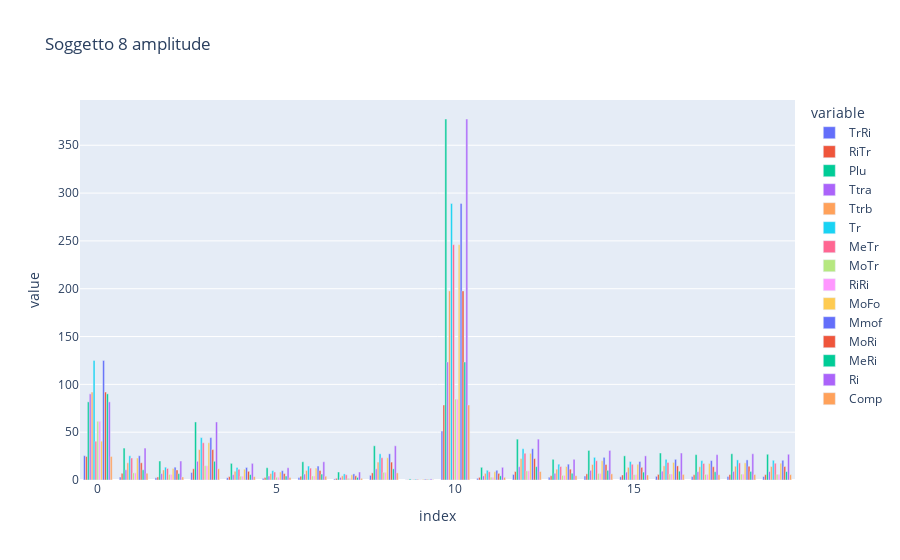

Here is the notebook cell this chart was saved with:
### Code cell
# plot ampliture of fourier transform
fig = px.bar(df_aplitudine_8, title='Soggetto 8 amplitude', barmode='group')
fig.show()
# plot ampliture of fourier transform
fig = px.bar(df_aplitudine_1, title='Soggetto 1 amplitude', barmode='group')
fig.show()
# plot ampliture of fourier transform
fig = px.bar(df_aplitudine_7, title='Soggetto 7 amplitude', barmode='group')
fig.show()

### Figure 1 — Plotly figure (JSON) as saved in the notebook; plotly's stock layout.template omitted (floating-point values rounded to 4 significant figures)
{"data": [{"alignmentgroup": "True", "hovertemplate": "variable=TrRi<br>index=%{x}<br>value=%{y}<extra></extra>", "legendgroup": "TrRi", "marker": {"color": "#636efa", "pattern": {"shape": ""}}, "name": "TrRi", "offsetgroup": "TrRi", "orientation": "v", "showlegend": true, "textposition": "auto", "type": "bar", "x": [0, 1, 2, 3, 4, 5, 6, 7, 8, 9, 10, 11, 12, 13, 14, 15, 16, 17, 18, 19], "xaxis": "x", "y": [25.41, 3.096, 2.374, 7.832, 2.322, 1.731, 2.583, 1.13, 4.845, 0.1496, 51.16, 1.798, 5.789, 2.931, 4.189, 3.422, 3.823, 3.593, 3.719, 3.648], "yaxis": "y"}, {"alignmentgroup": "True", "hovertemplate": "variable=RiTr<br>index=%{x}<br>value=%{y}<extra></extra>", "legendgroup": "RiTr", "marker": {"color": "#EF553B", "pattern": {"shape": ""}}, "name": "RiTr", "offsetgroup": "RiTr", "orientation": "v", "showlegend": true, "textposition": "auto", "type": "bar", "x": [0, 1, 2, 3, 4, 5, 6, 7, 8, 9, 10, 11, 12, 13, 14, 15, 16, 17, 18, 19], "xaxis": "x", "y": [24.6, 7.015, 3.179, 11.72, 3.537, 2.652, 3.96, 1.733, 7.429, 0.2293, 78.44, 2.756, 8.876, 4.493, 6.424, 5.247, 5.862, 5.509, 5.702, 5.594], "yaxis": "y"}, {"alignmentgroup": "True", "hovertemplate": "variable=Plu<br>index=%{x}<br>value=%{y}<extra></extra>", "legendgroup": "Plu", "marker": {"color": "#00cc96", "pattern": {"shape": ""}}, "name": "Plu", "offsetgroup": "Plu", "orientation": "v", "showlegend": true, "textposition": "auto", "type": "bar", "x": [0, 1, 2, 3, 4, 5, 6, 7, 8, 9, 10, 11, 12, 13, 14, 15, 16, 17, 18, 19], "xaxis": "x", "y": [81.68, 33.38, 19.85, 60.68, 17.38, 12.79, 19.05, 8.34, 35.75, 1.104, 377.5, 13.26, 42.71, 21.62, 30.91, 25.25, 28.21, 26.51, 27.44, 26.91], "yaxis": "y"}, {"alignmentgroup": "True", "hovertemplate": "variable=Ttra<br>index=%{x}<br>value=%{y}<extra></extra>", "legendgroup": "Ttra", "marker": {"color": "#ab63fa", "pattern": {"shape": ""}}, "name": "Ttra", "offsetgroup": "Ttra", "orientation": "v", "showlegend": true, "textposition": "auto", "type": "bar", "x": [0, 1, 2, 3, 4, 5, 6, 7, 8, 9, 10, 11, 12, 13, 14, 15, 16, 17, 18, 19], "xaxis": "x", "y": [90.06, 10.7, 6.652, 19.57, 5.645, 4.179, 6.229, 2.726, 11.69, 0.3607, 123.4, 4.335, 13.96, 7.068, 10.1, 8.253, 9.221, 8.666, 8.97, 8.798], "yaxis": "y"}, {"alignmentgroup": "True", "hovertemplate": "variable=Ttrb<br>index=%{x}<br>value=%{y}<extra></extra>", "legendgroup": "Ttrb", "marker": {"color": "#FFA15A", "pattern": {"shape": ""}}, "name": "Ttrb", "offsetgroup": "Ttrb", "orientation": "v", "showlegend": true, "textposition": "auto", "type": "bar", "x": [0, 1, 2, 3, 4, 5, 6, 7, 8, 9, 10, 11, 12, 13, 14, 15, 16, 17, 18, 19], "xaxis": "x", "y": [91.97, 18.0, 10.5, 31.77, 9.096, 6.702, 9.982, 4.369, 18.73, 0.5781, 197.7, 6.947, 22.37, 11.33, 16.19, 13.23, 14.78, 13.89, 14.37, 14.1], "yaxis": "y"}, {"alignmentgroup": "True", "hovertemplate": "variable=Tr<br>index=%{x}<br>value=%{y}<extra></extra>", "legendgroup": "Tr", "marker": {"color": "#19d3f3", "pattern": {"shape": ""}}, "name": "Tr", "offsetgroup": "Tr", "orientation": "v", "showlegend": true, "textposition": "auto", "type": "bar", "x": [0, 1, 2, 3, 4, 5, 6, 7, 8, 9, 10, 11, 12, 13, 14, 15, 16, 17, 18, 19], "xaxis": "x", "y": [125.0, 25.34, 13.41, 44.35, 13.12, 9.784, 14.6, 6.389, 27.39, 0.8454, 289.2, 10.16, 32.72, 16.56, 23.68, 19.34, 21.61, 20.31, 21.02, 20.62], "yaxis": "y"}, {"alignmentgroup": "True", "hovertemplate": "variable=MeTr<br>index=%{x}<br>value=%{y}<extra></extra>", "legendgroup": "MeTr", "marker": {"color": "#FF6692", "pattern": {"shape": ""}}, "name": "MeTr", "offsetgroup": "MeTr", "orientation": "v", "showlegend": true, "textposition": "auto", "type": "bar", "x": [0, 1, 2, 3, 4, 5, 6, 7, 8, 9, 10, 11, 12, 13, 14, 15, 16, 17, 18, 19], "xaxis": "x", "y": [40.6, 23.01, 12.1, 38.95, 11.28, 8.336, 12.42, 5.437, 23.3, 0.7194, 246.1, 8.645, 27.84, 14.09, 20.15, 16.46, 18.39, 17.28, 17.89, 17.54], "yaxis": "y"}, {"alignmentgroup": "True", "hovertemplate": "variable=MoTr<br>index=%{x}<br>value=%{y}<extra></extra>", "legendgroup": "MoTr", "marker": {"color": "#B6E880", "pattern": {"shape": ""}}, "name": "MoTr", "offsetgroup": "MoTr", "orientation": "v", "showlegend": true, "textposition": "auto", "type": "bar", "x": [0, 1, 2, 3, 4, 5, 6, 7, 8, 9, 10, 11, 12, 13, 14, 15, 16, 17, 18, 19], "xaxis": "x", "y": [61.45, 7.459, 5.881, 14.96, 4.007, 2.877, 4.269, 1.868, 8.007, 0.2472, 84.55, 2.971, 9.567, 4.843, 6.924, 5.655, 6.319, 5.938, 6.146, 6.029], "yaxis": "y"}, {"alignmentgroup": "True", "hovertemplate": "variable=RiRi<br>index=%{x}<br>value=%{y}<extra></extra>", "legendgroup": "RiRi", "marker": {"color": "#FF97FF", "pattern": {"shape": ""}}, "name": "RiRi", "offsetgroup": "RiRi", "orientation": "v", "showlegend": true, "textposition": "auto", "type": "bar", "x": [0, 1, 2, 3, 4, 5, 6, 7, 8, 9, 10, 11, 12, 13, 14, 15, 16, 17, 18, 19], "xaxis": "x", "y": [61.45, 7.459, 5.881, 14.96, 4.007, 2.877, 4.269, 1.868, 8.007, 0.2472, 84.55, 2.971, 9.567, 4.843, 6.924, 5.655, 6.319, 5.938, 6.146, 6.029], "yaxis": "y"}, {"alignmentgroup": "True", "hovertemplate": "variable=MoFo<br>index=%{x}<br>value=%{y}<extra></extra>", "legendgroup": "MoFo", "marker": {"color": "#FECB52", "pattern": {"shape": ""}}, "name": "MoFo", "offsetgroup": "MoFo", "orientation": "v", "showlegend": true, "textposition": "auto", "type": "bar", "x": [0, 1, 2, 3, 4, 5, 6, 7, 8, 9, 10, 11, 12, 13, 14, 15, 16, 17, 18, 19], "xaxis": "x", "y": [40.6, 23.01, 12.1, 38.95, 11.28, 8.336, 12.42, 5.437, 23.3, 0.7194, 246.1, 8.645, 27.84, 14.09, 20.15, 16.46, 18.39, 17.28, 17.89, 17.54], "yaxis": "y"}, {"alignmentgroup": "True", "hovertemplate": "variable=Mmof<br>index=%{x}<br>value=%{y}<extra></extra>", "legendgroup": "Mmof", "marker": {"color": "#636efa", "pattern": {"shape": ""}}, "name": "Mmof", "offsetgroup": "Mmof", "orientation": "v", "showlegend": true, "textposition": "auto", "type": "bar", "x": [0, 1, 2, 3, 4, 5, 6, 7, 8, 9, 10, 11, 12, 13, 14, 15, 16, 17, 18, 19], "xaxis": "x", "y": [125.0, 25.34, 13.41, 44.35, 13.12, 9.784, 14.6, 6.389, 27.39, 0.8454, 289.2, 10.16, 32.72, 16.56, 23.68, 19.34, 21.61, 20.31, 21.02, 20.62], "yaxis": "y"}, {"alignmentgroup": "True", "hovertemplate": "variable=MoRi<br>index=%{x}<br>value=%{y}<extra></extra>", "legendgroup": "MoRi", "marker": {"color": "#EF553B", "pattern": {"shape": ""}}, "name": "MoRi", "offsetgroup": "MoRi", "orientation": "v", "showlegend": true, "textposition": "auto", "type": "bar", "x": [0, 1, 2, 3, 4, 5, 6, 7, 8, 9, 10, 11, 12, 13, 14, 15, 16, 17, 18, 19], "xaxis": "x", "y": [91.97, 18.0, 10.5, 31.77, 9.096, 6.702, 9.982, 4.369, 18.73, 0.5781, 197.7, 6.947, 22.37, 11.33, 16.19, 13.23, 14.78, 13.89, 14.37, 14.1], "yaxis": "y"}, {"alignmentgroup": "True", "hovertemplate": "variable=MeRi<br>index=%{x}<br>value=%{y}<extra></extra>", "legendgroup": "MeRi", "marker": {"color": "#00cc96", "pattern": {"shape": ""}}, "name": "MeRi", "offsetgroup": "MeRi", "orientation": "v", "showlegend": true, "textposition": "auto", "type": "bar", "x": [0, 1, 2, 3, 4, 5, 6, 7, 8, 9, 10, 11, 12, 13, 14, 15, 16, 17, 18, 19], "xaxis": "x", "y": [90.06, 10.7, 6.652, 19.57, 5.645, 4.179, 6.229, 2.726, 11.69, 0.3607, 123.4, 4.335, 13.96, 7.068, 10.1, 8.253, 9.221, 8.666, 8.97, 8.798], "yaxis": "y"}, {"alignmentgroup": "True", "hovertemplate": "variable=Ri<br>index=%{x}<br>value=%{y}<extra></extra>", "legendgroup": "Ri", "marker": {"color": "#ab63fa", "pattern": {"shape": ""}}, "name": "Ri", "offsetgroup": "Ri", "orientation": "v", "showlegend": true, "textposition": "auto", "type": "bar", "x": [0, 1, 2, 3, 4, 5, 6, 7, 8, 9, 10, 11, 12, 13, 14, 15, 16, 17, 18, 19], "xaxis": "x", "y": [81.68, 33.38, 19.85, 60.68, 17.38, 12.79, 19.05, 8.34, 35.75, 1.104, 377.5, 13.26, 42.71, 21.62, 30.91, 25.25, 28.21, 26.51, 27.44, 26.91], "yaxis": "y"}, {"alignmentgroup": "True", "hovertemplate": "variable=Comp<br>index=%{x}<br>value=%{y}<extra></extra>", "legendgroup": "Comp", "marker": {"color": "#FFA15A", "pattern": {"shape": ""}}, "name": "Comp", "offsetgroup": "Comp", "orientation": "v", "showlegend": true, "textposition": "auto", "type": "bar", "x": [0, 1, 2, 3, 4, 5, 6, 7, 8, 9, 10, 11, 12, 13, 14, 15, 16, 17, 18, 19], "xaxis": "x", "y": [24.6, 7.015, 3.179, 11.72, 3.537, 2.652, 3.96, 1.733, 7.429, 0.2293, 78.44, 2.756, 8.876, 4.493, 6.424, 5.247, 5.862, 5.509, 5.702, 5.594], "yaxis": "y"}], "layout": {"barmode": "group", "legend": {"title": {"text": "variable"}, "tracegroupgap": 0}, "title": {"text": "Soggetto 8 amplitude"}, "xaxis": {"anchor": "y", "domain": [0, 1], "title": {"text": "index"}}, "yaxis": {"anchor": "x", "domain": [0, 1], "title": {"text": "value"}}}}
